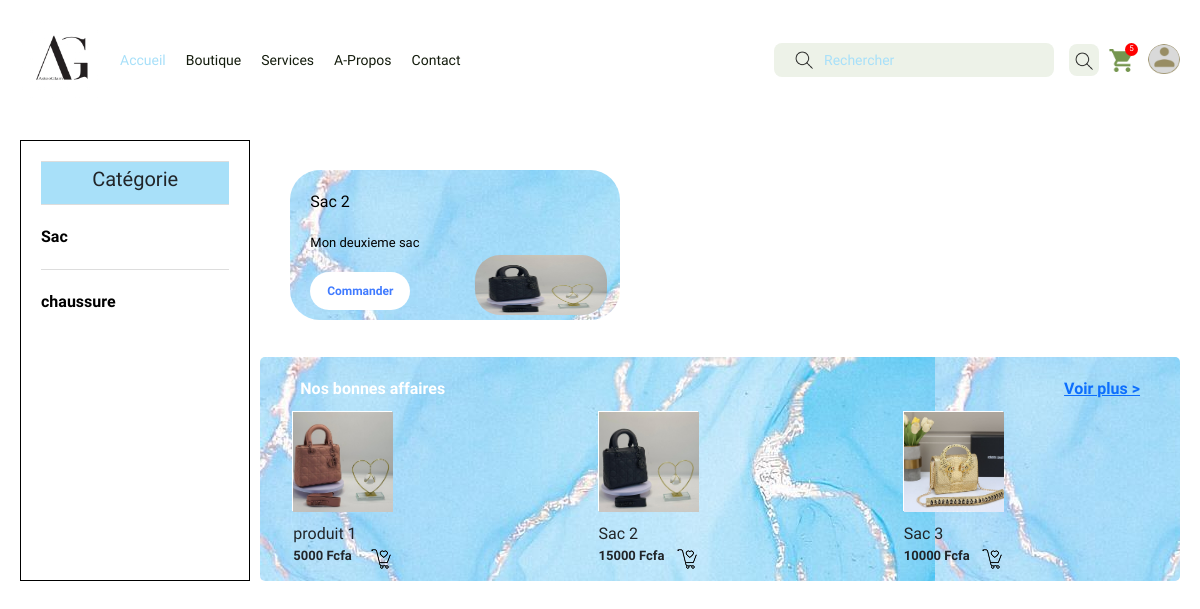
The app's page /, older data.
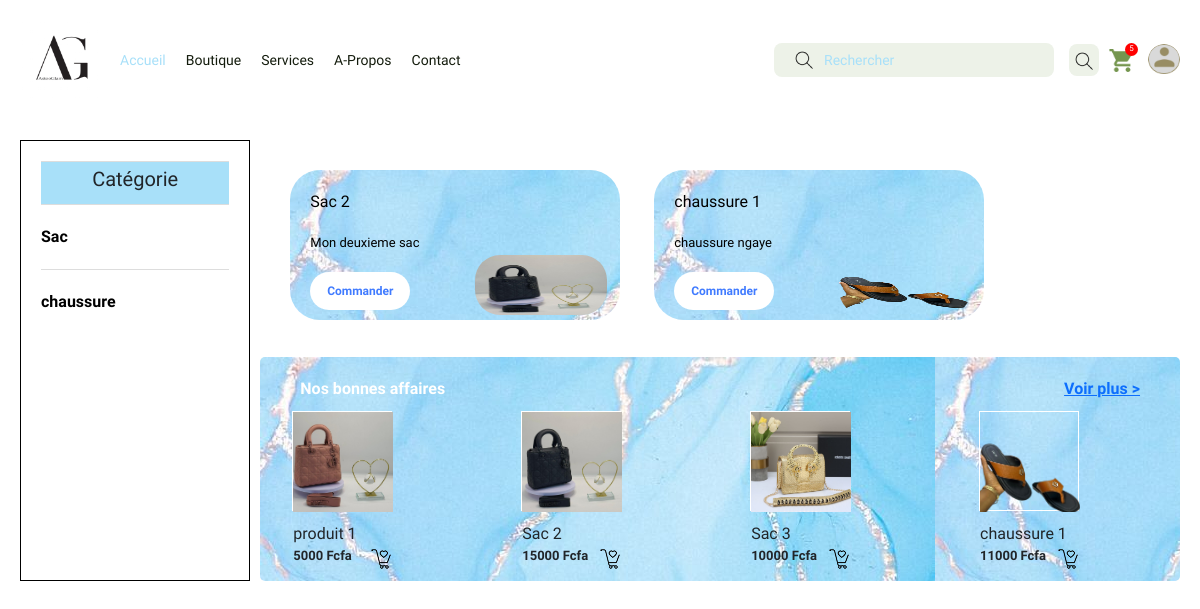
The same page, newer data.
### vente/models.py (models this page shows, shortened)
class Categorie(models.Model):
    nom= models.CharField(max_length=100)
    description= models.TextField()
    image = models.ImageField(upload_to= 'categorie_image/')

class Pub(models.Model):
    produit = models.ForeignKey(Produit,on_delete=models.SET_NULL,null=True)
    description = models.TextField()

class Produit(models.Model):
    nom = models.CharField(max_length=100)
    prix = models.IntegerField()
    description = models.TextField()
    categorie = models.ForeignKey(Categorie,on_delete=models.SET_NULL,null=True)
    image = models.ImageField(upload_to= 'produit_image/')

class BonnesAffaire(models.Model):
    produit = models.ForeignKey(Produit,on_delete=models.SET_NULL,null=True)
    date = models.DateField(auto_now_add=True)

### vente/views.py (the view)
# urls.py: path('',views.accueil,name=""),
def accueil(request):
    categories = Categorie.objects.all()
    pubs = Pub.objects.all()
    produits = Produit.objects.all()
    bonnesaffaire = BonnesAffaire.objects.all()
    return render(request,'vente/accueil.html',{'categories': categories, 'pubs': pubs,'produits': produits,'bonnesaffaires': bonnesaffaire})

### vente/templates/vente/accueil.html (shortened to what the changed rows need)
{%load static %}
<!DOCTYPE html>
<html lang="en">
<head>
    <link href="https://cdn.jsdelivr.net/npm/bootstrap@5.0.2/dist/css/bootstrap.min.css" rel="stylesheet">
    <link rel="stylesheet" href="{%static 'base.css'%}">
    <link rel="stylesheet" href="{%static 'accueil.css'%}">
</head>
<body>
    <div class="contenu">
       <div class="cat_pub">
            <div class="gauche">
                {% for categorie in categories %}
                    <div class="cart-item"><a href="{% url 'categorie_filtre' categorie.id %}">{{categorie.nom}}</a></div>
                {% endfor %}
            </div>
            <div class="droite">
                <marquee direction = "right" class="pub-slider">
                    {% for pub in pubs %}
                        {% if pub.produit %}
                        <div class="pub-bloc">
                            <div class="left-bloc">
                                <span class="welcome">{{ pub.produit.nom }}</span>
                                <span class="welcome-text">{{ pub.description }} </span>
                                <a href="#" class="reserver">Commander</a>
                            </div>
                            <img class="pub-image" src="{{ pub.produit.image.url }}" alt="">
                        </div>
                        {% endif %}
                    {% endfor %}
                </marquee>
                <div class="bonne_affaire">
                    <div class="container">
                        {% for bonnesaffaire in bonnesaffaires %}
                            {% if bonnesaffaire.produit %}
                            <div class="square-container" id="imageContainer{{ bonnesaffaire.id }}" onclick="toggleSelection('imageContainer1')">
                            <div class="formulaire">
                                <a href="{% url 'detail_produit' bonnesaffaire.produit.id %}">
                                    <img class="square-image" src="{{ bonnesaffaire.produit.image.url }}" alt="Placeholder Image">
                                </a>
                            </div>
                            <div class="image-title">
                                <div class="fruit">{{ bonnesaffaire.produit.nom }}</div>
                                <div class="ajout_panier">
                                    <div class="prix">{{ bonnesaffaire.produit.prix }} Fcfa</div>
                                    <div><img src="{%static 'Shopping Cart.png'%}" alt=""></div>
                                </div>
                            </div>
                            </div>
                            {% endif %}
                        {% endfor %}
                    </div>
                </div>
            </div>
       </div>
    </div>
</body>
</html>

Row changes from the older to the newer data that the page shows:
added Pub: produit.nom "chaussure 1", description "chaussure ngaye", produit.image (picture)
added BonnesAffaire: produit.image (picture), produit.nom "chaussure 1", produit.prix "11000"
